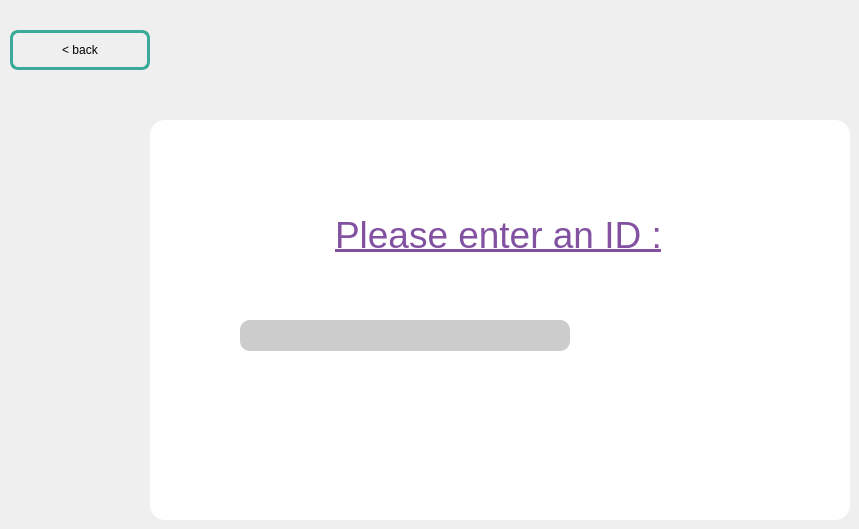
    <widget class="QWidget" name="delete_guest_2">
     <widget class="QPushButton" name="pushButton_8">
      <property name="geometry">
       <rect>
        <x>10</x>
        <y>30</y>
        <width>140</width>
        <height>40</height>
       </rect>
      </property>
      <property name="styleSheet">
       <string notr="true">QPushButton{
	border: 3px solid rgb(60,170,153);
	border-radius: 8px;


}

QPushButton:hover{
	border: 3px solid rgb(60,170,153);
}

QPushButton:focused{
	border: 3px solid rgb(60,170,153);
	color: #A0A0A0;
}</string>
      </property>
      <property name="text">
       <string>&lt; back</string>
      </property>
     </widget>
     <widget class="QGroupBox" name="groupBox_8">
      <property name="geometry">
       <rect>
        <x>150</x>
        <y>120</y>
        <width>700</width>
        <height>400</height>
       </rect>
      </property>
      <property name="styleSheet">
       <string notr="true">QGroupBox{
	border: 2px solid rgb(255,255,255);
	border-radius: 15px;
	background-color: #FFF;
}



</string>
      </property>
      <property name="title">
       <string/>
      </property>
      <widget class="QPushButton" name="delete_guest_3">
       <property name="geometry">
        <rect>
         <x>450</x>
         <y>200</y>
         <width>161</width>
         <height>31</height>
        </rect>
       </property>
       <property name="styleSheet">
        <string notr="true">#delete_guest_3 {
background-color: transparent;
border-image: url(:delete_client.png);
background: none;
border: none;
background-repeat: none;
}
#delete_guest_3:pressed
{
   border-image: url(:delete_client.png);
}</string>
       </property>
       <property name="text">
        <string/>
       </property>
      </widget>
      <widget class="QLineEdit" name="guest_id">
       <property name="geometry">
        <rect>
         <x>90</x>
         <y>200</y>
         <width>330</width>
         <height>31</height>
        </rect>
       </property>
       <property name="font">
        <font>
         <pointsize>15</pointsize>
        </font>
       </property>
       <property name="toolTip">
        <string>&lt;html&gt;&lt;head/&gt;&lt;body&gt;&lt;p&gt;&lt;span style=&quot; color:#55ff00;&quot;&gt;Marriage ID &lt;/span&gt;&lt;/p&gt;&lt;/body&gt;&lt;/html&gt;</string>
       </property>
       <property name="styleSheet">
        <string notr="true">QLineEdit{
	border-radius: 10px;
	background-color: rgb(205,204,204);
	padding-left: 110px;
	color :  rgb(60,170,153); 
}

QLineEdit:focused{
	border: 2px solid rgb(60,170,153);
}</string>
       </property>
       <property name="text">
        <string/>
       </property>
      </widget>
      <widget class="QLabel" name="label_24">
       <property name="geometry">
        <rect>
         <x>185</x>
         <y>70</y>
         <width>330</width>
         <height>91</height>
        </rect>
       </property>
       <property name="font">
        <font>
         <pointsize>28</pointsize>
         <weight>50</weight>
         <bold>false</bold>
         <underline>true</underline>
        </font>
       </property>
       <property name="text">
        <string>&lt;font color = #8351a1&gt;Please enter an ID :</string>
       </property>
      </widget>
     </widget>
    </widget>
